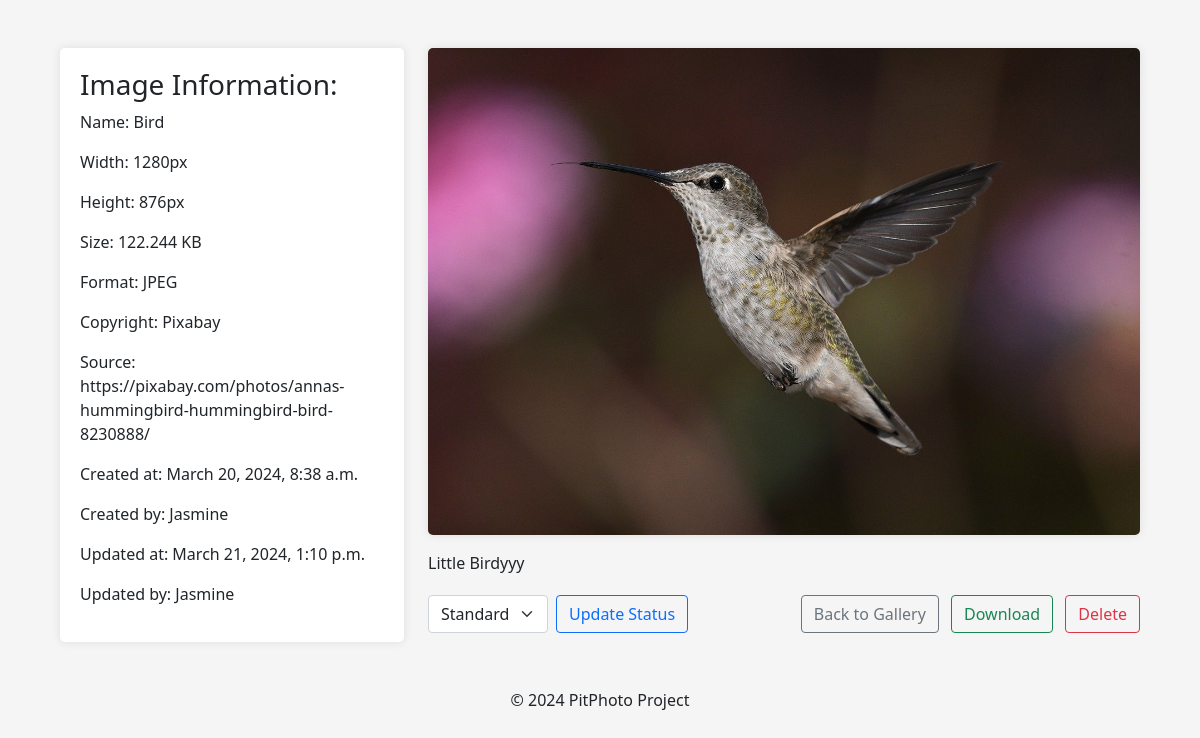
Screenshot of /photo/37 with the database file from the repository.
### photos/models.py (models this page shows, shortened)
class Photo(models.Model):
    category = models.ForeignKey(
        Category, on_delete=models.SET_NULL, null=True, blank=True)
    image = models.ImageField(null=False, blank=False)
    description = models.TextField()
    user = models.ForeignKey(settings.AUTH_USER_MODEL, on_delete=models.CASCADE, null=True)
    name = models.CharField(max_length=255)
    width = models.PositiveIntegerField(null=True, blank=True)
    height = models.PositiveIntegerField(null=True, blank=True)
    size = models.FloatField(null=True, blank=True)  # In Megabytes
    format = models.CharField(max_length=10, null=True, blank=True)
    copyright = models.CharField(max_length=255, blank=True, null=True)
    source = models.URLField(max_length=1024, blank=True, null=True)
    created_at = models.DateTimeField(auto_now_add=True)
    created_by = models.ForeignKey(settings.AUTH_USER_MODEL, related_name='photos_created', on_delete=models.SET_NULL, null=True)
    updated_at = models.DateTimeField(auto_now=True)
    updated_by = models.ForeignKey(settings.AUTH_USER_MODEL, related_name='photos_updated', on_delete=models.SET_NULL, null=True)
    STATUS_CHOICES = [
        ('new', 'New'),
        ('approved', 'Approved'),
        ('optimized', 'Optimized'),
        ('locked', 'Locked'),
        ('standard', 'Standard'),
    ]
    status = models.CharField(max_length=10, choices=STATUS_CHOICES, default='new')

### photos/views.py (the view)
# urls.py: path('photo/<str:pk>', viewPhoto, name='photo'),
def viewPhoto(request, pk):
    photo = Photo.objects.get(id=pk)
    return render(request, 'photos/photo.html', {'photo': photo})

### photos/templates/photos/photo.html (shortened to what this page needs)
<!DOCTYPE html>
<html lang="en">
<head>
    <link href="https://cdn.jsdelivr.net/npm/bootstrap@5.0.0-beta1/dist/css/bootstrap.min.css" rel="stylesheet">
</head>
<body class="m-5">
    <div class="container">
        <div class="row justify-content-center">
            <div class="col-md-4">
                <div class="photo-info">
                    <h3>Image Information:</h3>
                    <p>Name: {{ photo.name }}</p>
                    <p>Width: {{ photo.width }}px</p>
                    <p>Height: {{ photo.height }}px</p>
                    <p>Size: {{ photo.size }} KB</p>
                    <p>Format: {{ photo.format }}</p>
                    <p>Copyright: {{ photo.copyright }}</p>
                    <p>Source: {{ photo.source }}</p>
                    <p>Created at: {{ photo.created_at }}</p>
                    <p>Created by: {{ photo.created_by.username }}</p>
                    <p>Updated at: {{ photo.updated_at }}</p>
                    <p>Updated by: {{ photo.updated_by.username }}</p>
                </div>
            </div>
            <div class="col-md-8">
                <img src="{{ photo.image.url }}" class="photo-view" alt="Photo">
                <p class="mt-3">{{ photo.description }}</p>
                <div class="control-panel">
                    <div class="control-panel d-flex justify-content-between align-items-center mt-3">
                        <form action="{% url 'change_photo_status' photo.id %}" method="post" class="d-flex align-items-center">
                            <div class="me-2">
                                <select name="status" id="status" class="form-select">
                                    {% for key, value in photo.STATUS_CHOICES %}
                                        <option value="{{ key }}" {% if photo.status == key %}selected{% endif %}>{{ value }}</option>
                                    {% endfor %}
                                </select>
                            </div>
                            <button type="submit" class="btn btn-outline-primary me-3">Update Status</button>
                        </form>
                        <div>
                            <a href="{% url 'gallery' %}" class="btn btn-outline-secondary me-2">Back to Gallery</a>
                            <a href="{{ photo.image.url }}" download="{{ photo.name }}" class="btn btn-outline-success me-2">Download</a>
                            <form action="{% url 'delete_photo' photo.id %}" method="post" style="display: inline;">
                                <button type="submit" class="btn btn-outline-danger" onclick="return confirm('Are you sure you want to delete this photo?');">Delete</button>
                            </form>
                        </div>
                    </div>
                </div>
            </div>
        </div>
    </div>
</body>
<footer class="bg-dank text-center text-lg-start">
    <div class="text-center p-3" style="margin:10px;","background-color: rgba(0, 0, 0, 0,5);">
        © 2024 PitPhoto Project
    </div>
</footer>
</html>

### photos/templates/photos/photo.html (style rules this page uses)
body { background-color: #f5f5f5; }
.photo-info { padding: 20px; background-color: #fff; border-radius: 5px; margin-bottom: 20px; box-shadow: 0 0 10px rgba(0, 0, 0, 0.1); }
.photo-view { max-width: 100%; height: auto; border-radius: 5px; box-shadow: 0 0 10px rgba(0, 0, 0, 0.1); }
.control-panel { margin-top: 20px; }

### rows the page displays
Photo: name "Bird", width "1280", height "876", size "122.244", format "JPEG", copyright "Pixabay", source "https://pixabay.com/photos/annas-hummingbird-hummingbird-bird-8230888/", created_at "March 20, 2024, 8:38 a.m.", created_by.username "Jasmine", updated_at "March 21, 2024, 1:10 p.m.", updated_by.username "Jasmine", image (picture), description "Little Birdyyy", status "Standard"
